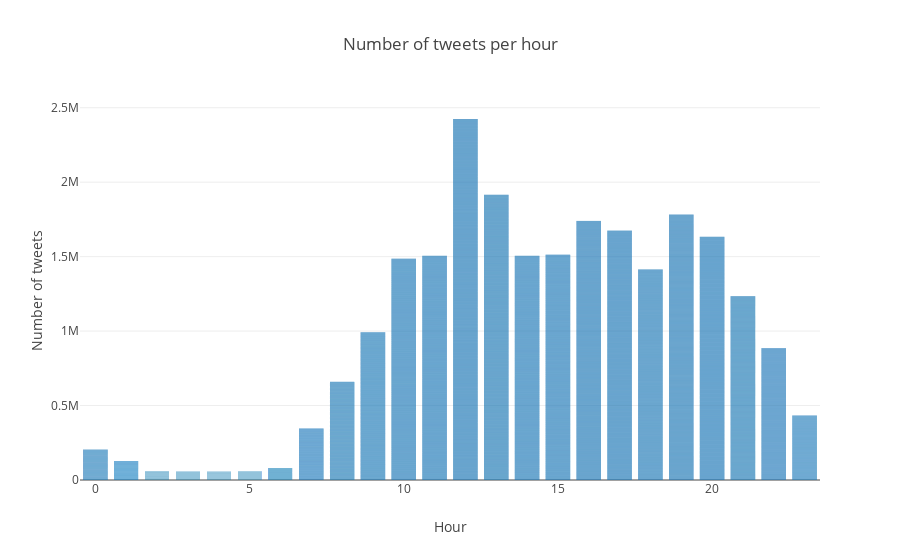

The cell this chart's notebook holds for it:
### Markdown cell above
### Frequency of Tweets per Hour

### Code cell
# Calculate number of tweets per hour!
df['FreqHour'] = df.groupby('Hour')['Hour'].transform('count')

data = [go.Bar(x=df['Hour'],
           y =df['FreqHour'])]

layout = go.Layout(title="Number of tweets per hour", 
               xaxis=dict(title="Hour"),
               yaxis=dict(title='Number of tweets'))

figure = go.Figure(data=data, layout=layout)

iplot(figure,filename='jupyter/basic_bar')

### Figure 1 — Plotly figure (JSON) as saved in the notebook; plotly's stock layout.template omitted (floating-point values rounded to 4 significant figures; data arrays with more than 128 entries replaced by an {"elided": "..."} marker saying what was removed)
{"data": [{"type": "bar", "uid": "8c0d9a60-7040-42a1-9f34-828f844d6ae1", "x": {"elided": "21421 int values"}, "y": {"elided": "21421 int values"}}], "layout": {"title": {"text": "Number of tweets per hour"}, "xaxis": {"title": {"text": "Hour"}}, "yaxis": {"title": {"text": "Number of tweets"}}}}
